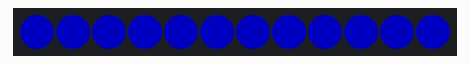
Recording of a sketch running on a simulated ESP8266 (NodeMCU). Shown: 12 RGB LEDs in strip order, left to right. Dim RGB values are drawn brighter than linear; what the sketch prints to the serial monitor is not drawn.

Above: at 0.11 s.
At 1.71 s:
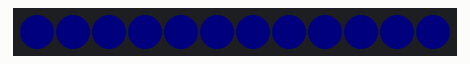

The sketch:

timer-Neopixel.ino
```cpp
// ripped off by Jeffrey Wubbenhorst
// ESP8266 Timer Example
// SwitchDoc Labs  October 2015
// derived from:
// http://www.switchdoc.com/2015/10/iot-esp8266-timer-tutorial-arduino-ide/

#include <stdio.h>
#include <math.h>
#include <Adafruit_NeoPixel.h>
#define PIN 14
#define PI 3.14159265
uint16_t i = 0;
Adafruit_NeoPixel strip = Adafruit_NeoPixel(12, PIN, NEO_GRB + NEO_KHZ800);
double x = 0;


extern "C" {
#include "user_interface.h"
}

os_timer_t myTimer;

bool tickOccured;

// start of timerCallback
void timerCallback(void *pArg) {

  // add LED stuff
  // tickOccured = true;
float val = (exp(sin(x * PI)) - 0.36787944) * 108.0;
  for (i = 0; i < strip.numPixels(); i++) {
    strip.setPixelColor(i, strip.Color(0, 0, val));
  }
  strip.show();
  x = x + 0.05;

} // End of timerCallback

void user_init(void) {
  /*
    os_timer_setfn - Define a function to be called when the timer fires

    void os_timer_setfn(
       os_timer_t *pTimer,
       os_timer_func_t *pFunction,
       void *pArg)

    Define the callback functi1on that will be called when the timer reaches zero. The pTimer parameters is a pointer to the timer control structure.

    The pFunction parameters is a pointer to the callback function.

    The pArg parameter is a value that will be passed into the called back function. The callback function should have the signature:
    void (*functionName)(void *pArg)

    The pArg parameter is the value registered with the callback function.
  */

  os_timer_setfn(&myTimer, timerCallback, NULL);

  /*
        os_timer_arm -  Enable a millisecond granularity timer.

    void os_timer_arm(
        os_timer_t *pTimer,
        uint32_t milliseconds,
        bool repeat)

    Arm a timer such that is starts ticking and fires when the clock reaches zero.

    The pTimer parameter is a pointed to a timer control structure.
    The milliseconds parameter is the duration of the timer measured in milliseconds. The repeat parameter is whether or not the timer will restart once it has reached zero.

  */

  os_timer_arm(&myTimer, 50, true); // timer runs every 50ms
} // End of user_init


void setup() {

// get neopixels going
strip.begin();
  strip.show(); // Initialize all pixels to 'off'
  Serial.begin(115200);
  Serial.println();
  Serial.println();


  Serial.println("");
  Serial.println("--------------------------");
  Serial.println("ESP8266 Timer Test");
  Serial.println("--------------------------");
  tickOccured = false;
  user_init();

}

void loop() {

  yield();  // or delay(0);

}
```

Measured:
- by itself, everything shown: repeats every 2.0 s, in 38 steps
